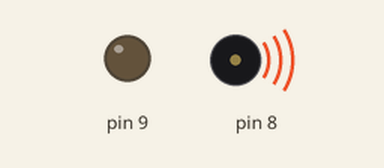
Simulated run of this sketch. Board: Arduino Uno, built with avr-gcc and run on an emulated ATmega328P. Shown: output pins drawn as LEDs (lit = HIGH), buzzer (waves = sounding).

Above: at 0.7 s.
At 11.85 s:
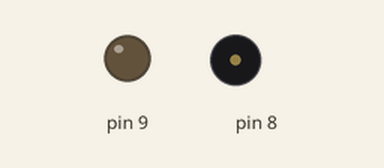
Timing chart, 0 to 15.9 s (numbered marks = the images above):
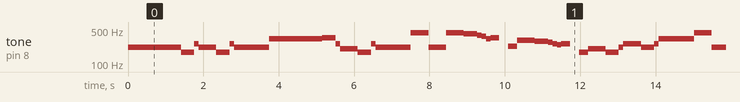

Measured:
- by itself, tone on pin 8: plays 220 Hz for 1.4 s, 174 Hz for 0.35 s, 261 Hz for 0.12 s, 220 Hz for 0.47 s, 174 Hz for 0.35 s, 261 Hz for 0.12 s … (315 notes in this stretch)

The sketch:

imperial_march.ino
```cpp
// NB: ALL NOTES DEFINED WITH STANDARD ENGLISH NAMES, EXCEPT FROM "A"
//THAT IS CALLED WITH THE ITALIAN NAME "LA" BECAUSE A0,A1...ARE THE ANALOG PINS ON ARDUINO.
// (Ab IS CALLED Ab AND NOT LAb)
#define  C0 16.35
#define Db0 17.32
#define D0  18.35
#define Eb0 19.45
#define E0  20.60
#define F0  21.83
#define Gb0 23.12
#define G0  24.50
#define Ab0 25.96
#define LA0 27.50
#define Bb0 29.14
#define B0  30.87
#define C1  32.70
#define Db1 34.65
#define D1  36.71
#define Eb1 38.89
#define E1  41.20
#define F1  43.65
#define Gb1 46.25
#define G1  49.00
#define Ab1 51.91
#define LA1 55.00
#define Bb1 58.27
#define B1  61.74
#define C2  65.41
#define Db2 69.30
#define D2  73.42
#define Eb2 77.78
#define E2  82.41
#define F2  87.31
#define Gb2 92.50
#define G2  98.00
#define Ab2 103.83
#define LA2 110.00
#define Bb2 116.54
#define B2  123.47
#define C3  130.81
#define Db3 138.59
#define D3  146.83
#define Eb3 155.56
#define E3  164.81
#define F3  174.61
#define Gb3 185.00
#define G3  196.00
#define Ab3 207.65
#define LA3 220.00
#define Bb3 233.08
#define B3  246.94
#define C4  261.63
#define Db4 277.18
#define D4  293.66
#define Eb4 311.13
#define E4  329.63
#define F4  349.23
#define Gb4 369.99
#define G4  392.00
#define Ab4 415.30
#define LA4 440.00
#define Bb4 466.16
#define B4  493.88
#define C5  523.25
#define Db5 554.37
#define D5  587.33
#define Eb5 622.25
#define E5  659.26
#define F5  698.46
#define Gb5 739.99
#define G5  783.99
#define Ab5 830.61
#define LA5 880.00
#define Bb5 932.33
#define B5  987.77
#define C6  1046.50
#define Db6 1108.73
#define D6  1174.66
#define Eb6 1244.51
#define E6  1318.51
#define F6  1396.91
#define Gb6 1479.98
#define G6  1567.98
#define Ab6 1661.22
#define LA6 1760.00
#define Bb6 1864.66
#define B6  1975.53
#define C7  2093.00
#define Db7 2217.46
#define D7  2349.32
#define Eb7 2489.02
#define E7  2637.02
#define F7  2793.83
#define Gb7 2959.96
#define G7  3135.96
#define Ab7 3322.44
#define LA7 3520.01
#define Bb7 3729.31
#define B7  3951.07
#define C8  4186.01
#define Db8 4434.92
#define D8  4698.64
#define Eb8 4978.03
// DURATION OF THE NOTES
#define BPM 128    //  you can change this value changing all the others
#define H 2*Q //half 2/4
#define Q 60000/BPM //quarter 1/4
#define E Q/2   //eighth 1/8
#define S Q/4 // sixteenth 1/16
#define W 4*Q // whole 4/4

void setup() {
pinMode(8, OUTPUT);
pinMode(9, OUTPUT);
digitalWrite(9,LOW);

}

// the loop routine runs over and over again forever:
void loop() {
  //tone(pin, note, duration)
    tone(8,LA3,Q);
    delay(1+Q); //delay duration should always be 1 ms more than the note in order to separate them.
    tone(8,LA3,Q);
    delay(1+Q);
    tone(8,LA3,Q);
    delay(1+Q);
    tone(8,F3,E+S);
    delay(1+E+S);
    tone(8,C4,S);
    delay(1+S);

    tone(8,LA3,Q);
    delay(1+Q);
    tone(8,F3,E+S);
    delay(1+E+S);
    tone(8,C4,S);
    delay(1+S);
    tone(8,LA3,H);
    delay(1+H);

    tone(8,E4,Q);
    delay(1+Q);
    tone(8,E4,Q);
    delay(1+Q);
    tone(8,E4,Q);
    delay(1+Q);
    tone(8,F4,E+S);
    delay(1+E+S);
    tone(8,C4,S);
    delay(1+S);

    tone(8,Ab3,Q);
    delay(1+Q);
    tone(8,F3,E+S);
    delay(1+E+S);
    tone(8,C4,S);
    delay(1+S);
    tone(8,LA3,H);
    delay(1+H);

    tone(8,LA4,Q);
    delay(1+Q);
    tone(8,LA3,E+S);
    delay(1+E+S);
    tone(8,LA3,S);
    delay(1+S);
    tone(8,LA4,Q);
    delay(1+Q);
    tone(8,Ab4,E+S);
    delay(1+E+S);
    tone(8,G4,S);
    delay(1+S);

    tone(8,Gb4,S);
    delay(1+S);
    tone(8,E4,S);
    delay(1+S);
    tone(8,F4,E);
    delay(1+E);
    delay(1+E);//PAUSE
    tone(8,Bb3,E);
    delay(1+E);
    tone(8,Eb4,Q);
    delay(1+Q);
    tone(8,D4,E+S);
    delay(1+E+S);
    tone(8,Db4,S);
    delay(1+S);

    tone(8,C4,S);
    delay(1+S);
    tone(8,B3,S);
    delay(1+S);
    tone(8,C4,E);
    delay(1+E);
    delay(1+E);//PAUSE QUASI FINE RIGA
    tone(8,F3,E);
    delay(1+E);
    tone(8,Ab3,Q);
    delay(1+Q);
    tone(8,F3,E+S);
    delay(1+E+S);
    tone(8,LA3,S);
    delay(1+S);

    tone(8,C4,Q);
    delay(1+Q);
     tone(8,LA3,E+S);
    delay(1+E+S);
    tone(8,C4,S);
    delay(1+S);
    tone(8,E4,H);
    delay(1+H);

     tone(8,LA4,Q);
    delay(1+Q);
    tone(8,LA3,E+S);
    delay(1+E+S);
    tone(8,LA3,S);
    delay(1+S);
    tone(8,LA4,Q);
    delay(1+Q);
    tone(8,Ab4,E+S);
    delay(1+E+S);
    tone(8,G4,S);
    delay(1+S);

    tone(8,Gb4,S);
    delay(1+S);
    tone(8,E4,S);
    delay(1+S);
    tone(8,F4,E);
    delay(1+E);
    delay(1+E);//PAUSE
    tone(8,Bb3,E);
    delay(1+E);
    tone(8,Eb4,Q);
    delay(1+Q);
    tone(8,D4,E+S);
    delay(1+E+S);
    tone(8,Db4,S);
    delay(1+S);

    tone(8,C4,S);
    delay(1+S);
    tone(8,B3,S);
    delay(1+S);
    tone(8,C4,E);
    delay(1+E);
    delay(1+E);//PAUSE QUASI FINE RIGA
    tone(8,F3,E);
    delay(1+E);
    tone(8,Ab3,Q);
    delay(1+Q);
    tone(8,F3,E+S);
    delay(1+E+S);
    tone(8,C4,S);
    delay(1+S);

    tone(8,LA3,Q);
    delay(1+Q);
     tone(8,F3,E+S);
    delay(1+E+S);
    tone(8,C4,S);
    delay(1+S);
    tone(8,LA3,H);
    delay(1+H);

    delay(2*H);

}
```
